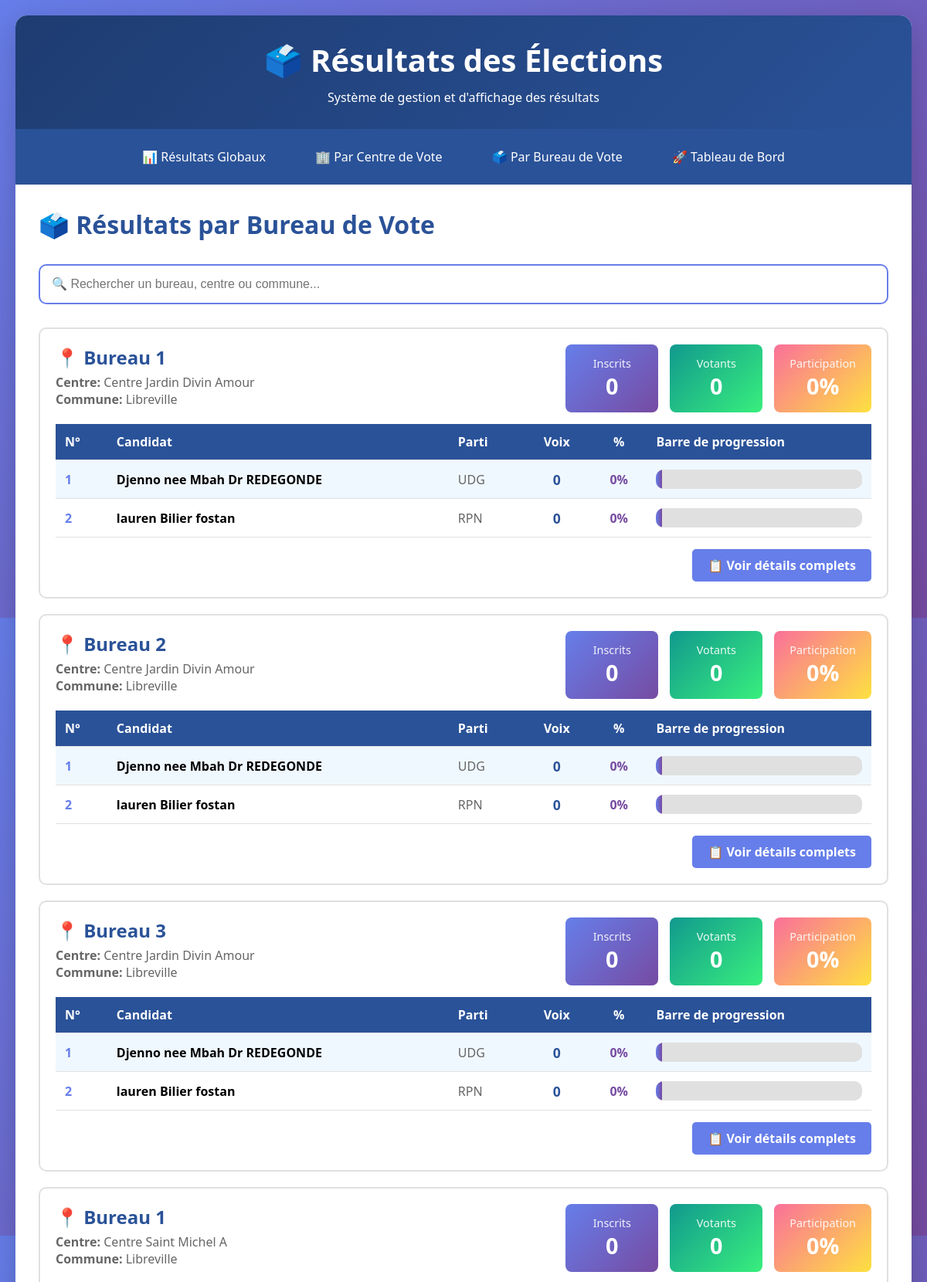
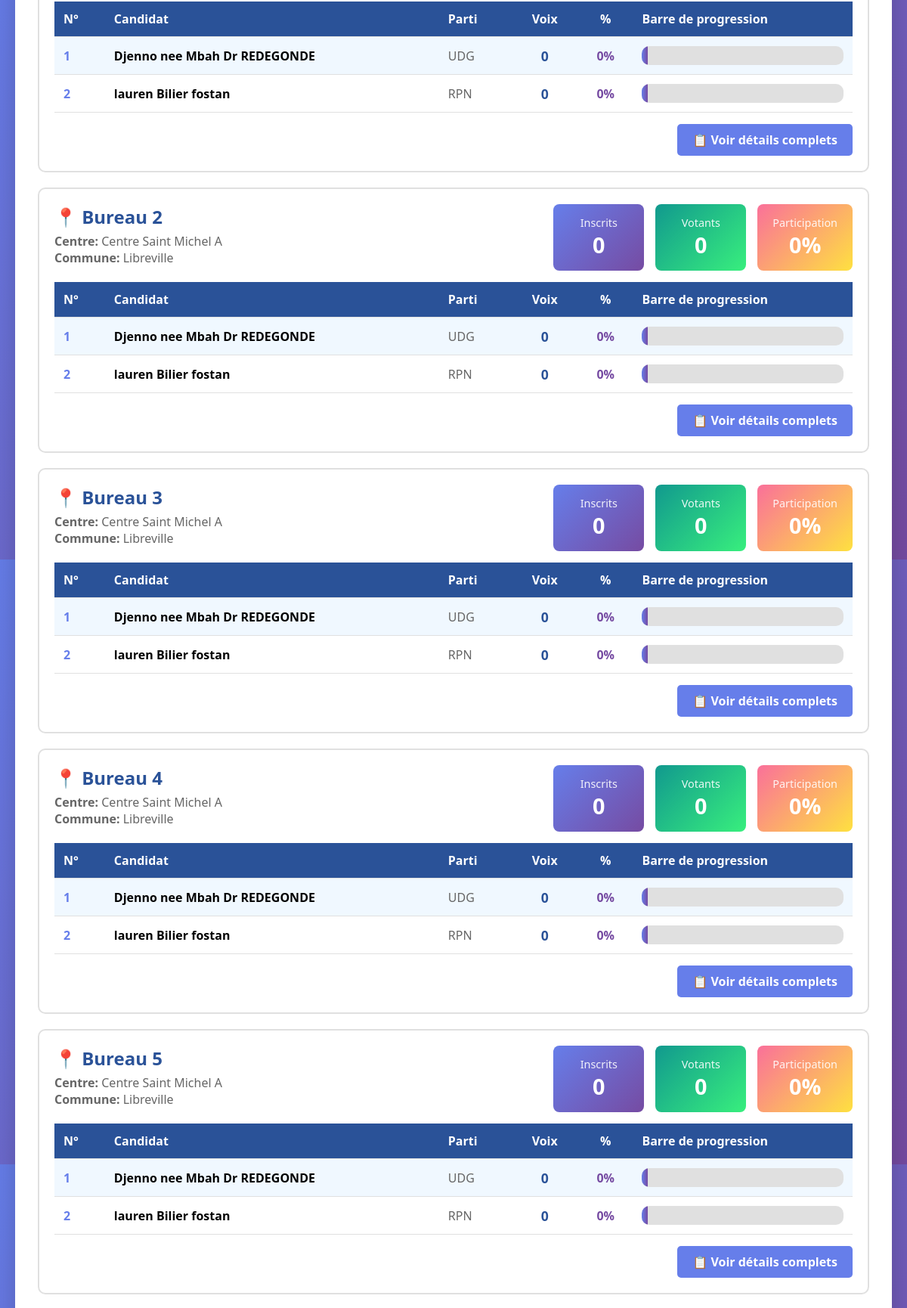
Screenshot of /elections/bureaux/ (upper part) with the database file from the repository (2 pictures, top to bottom).
### elections/models.py (models this page shows, shortened)
class BureauVote(models.Model):
    centre = models.ForeignKey(
        CentreVote,
        on_delete=models.CASCADE,
        related_name='bureaux'
    )
    numero = models.CharField(max_length=20)
    nombre_inscrits = models.IntegerField(
        validators=[MinValueValidator(0)],
        default=0
    )
    class Meta:
        verbose_name_plural = "Bureaux de vote"
        unique_together = ['centre', 'numero']

class CentreVote(models.Model):
    nom = models.CharField(max_length=200)
    adresse = models.TextField()
    commune = models.CharField(max_length=100)
    class Meta:
        verbose_name_plural = "Centres de vote"

class Candidat(models.Model):
    nom = models.CharField(max_length=100)
    prenom = models.CharField(max_length=100)
    parti = models.CharField(max_length=100, blank=True)
    numero = models.IntegerField(unique=True)
    photo = models.ImageField(upload_to='candidats/', blank=True, null=True)
    class Meta:
        ordering = ['numero']
        verbose_name_plural = "Candidats"

### elections/views.py (the view)
# urls.py: path('bureaux/', views.resultats_par_bureau, name='resultats_par_bureau'),
def resultats_par_bureau(request):
    candidats = list(Candidat.objects.all().order_by('numero'))
    bureaux = BureauVote.objects.select_related('centre').all()
    voix_bureau_map = {
        item['bureau_vote']: item['total']
        for item in Resultat.objects.values('bureau_vote').annotate(total=Sum('nombre_voix'))
    }
    details_map = {
        (item['bureau_vote'], item['candidat']): item['nombre_voix']
        for item in Resultat.objects.values('bureau_vote', 'candidat', 'nombre_voix')
    }
    bureaux_data = []
    for bureau in bureaux:
        total_voix_bureau = voix_bureau_map.get(bureau.id, 0)
        resultats_bureau = []
        for cand in candidats:
            voix = details_map.get((bureau.id, cand.id), 0)
            pourcentage = 0
            if total_voix_bureau > 0:
                pourcentage = round((voix / total_voix_bureau) * 100, 2)
            resultats_bureau.append({
                'candidat': cand,
                'voix': voix,
                'pourcentage': pourcentage
            })
        gagnant = max(resultats_bureau, key=lambda x: x['voix']) if resultats_bureau and total_voix_bureau > 0 else None
        taux_part = 0
        if bureau.nombre_inscrits > 0:
            taux_part = round((total_voix_bureau / bureau.nombre_inscrits) * 100, 2)
        bureaux_data.append({
            'bureau': bureau,
            'resultats': resultats_bureau,
            'total_voix': total_voix_bureau,
            'taux_participation': taux_part,
            'gagnant': gagnant
        })
    context = {
        'bureaux_data': bureaux_data,
        'candidats': candidats
    }
    return render(request, 'elections/resultats_par_bureau.html', context)

### elections/templates/elections/resultats_par_bureau.html (shortened to what this page needs)
{% extends 'elections/base.html' %}
{% block content %}
<h1 style="color: #2a5298; margin-bottom: 30px;">🗳️ Résultats par Bureau de Vote</h1>
<div style="margin-bottom: 30px;">
    <input type="text" id="searchInput" placeholder="🔍 Rechercher un bureau, centre ou commune..."
           style="width: 100%; padding: 15px; border: 2px solid #667eea; border-radius: 10px;
                  font-size: 16px; box-sizing: border-box;">
</div>
{% for data in bureaux_data %}
<div class="bureau-card" style="background: white; border: 2px solid #e0e0e0; border-radius: 10px;
                                 padding: 20px; margin-bottom: 20px; transition: all 0.3s;">
    <div style="display: flex; justify-content: space-between; align-items: start; margin-bottom: 15px;
                flex-wrap: wrap; gap: 15px;">
        <div style="flex: 1; min-width: 250px;">
            <h2 style="color: #2a5298; margin: 0 0 5px 0;">
                📍 Bureau {{ data.bureau.numero }}
            </h2>
            <p style="color: #666; margin: 5px 0;">
                <strong>Centre:</strong> {{ data.bureau.centre.nom }}<br>
                <strong>Commune:</strong> {{ data.bureau.centre.commune }}
            </p>
        </div>
        <div style="display: flex; gap: 15px; flex-wrap: wrap;">
            <div style="background: linear-gradient(135deg, #667eea 0%, #764ba2 100%);
                        color: white; padding: 15px 20px; border-radius: 8px; text-align: center;
                        min-width: 120px;">
                <div style="font-size: 0.9em; opacity: 0.9;">Inscrits</div>
                <div style="font-size: 1.8em; font-weight: bold;">{{ data.bureau.nombre_inscrits }}</div>
            </div>
            <div style="background: linear-gradient(135deg, #11998e 0%, #38ef7d 100%);
                        color: white; padding: 15px 20px; border-radius: 8px; text-align: center;
                        min-width: 120px;">
                <div style="font-size: 0.9em; opacity: 0.9;">Votants</div>
                <div style="font-size: 1.8em; font-weight: bold;">{{ data.total_voix }}</div>
            </div>
            <div style="background: linear-gradient(135deg, #fa709a 0%, #fee140 100%);
                        color: white; padding: 15px 20px; border-radius: 8px; text-align: center;
                        min-width: 120px;">
                <div style="font-size: 0.9em; opacity: 0.9;">Participation</div>
                <div style="font-size: 1.8em; font-weight: bold;">{{ data.taux_participation }}%</div>
            </div>
        </div>
    </div>
    <table style="width: 100%; border-collapse: collapse; margin-top: 15px;">
        <thead>
            <tr style="background: #2a5298; color: white;">
                <th style="padding: 12px; text-align: left;">N°</th>
                <th style="padding: 12px; text-align: left;">Candidat</th>
                <th style="padding: 12px; text-align: left;">Parti</th>
                <th style="padding: 12px; text-align: center;">Voix</th>
                <th style="padding: 12px; text-align: center;">%</th>
                <th style="padding: 12px;">Barre de progression</th>
            </tr>
        </thead>
        <tbody>
            {% for resultat in data.resultats %}
            <tr style="border-bottom: 1px solid #e0e0e0; {% if forloop.first %}background: #f0f8ff;{% endif %}">
                <td style="padding: 12px;">
                    <strong style="color: #667eea;">{{ resultat.candidat.numero }}</strong>
                </td>
                <td style="padding: 12px;">
                    <strong>{{ resultat.candidat.prenom }} {{ resultat.candidat.nom }}</strong>
                </td>
                <td style="padding: 12px; color: #666;">{{ resultat.candidat.parti }}</td>
                <td style="padding: 12px; text-align: center;">
                    <strong style="color: #2a5298; font-size: 1.1em;">{{ resultat.voix }}</strong>
                </td>
                <td style="padding: 12px; text-align: center;">
                    <strong style="color: #764ba2;">{{ resultat.pourcentage }}%</strong>
                </td>
                <td style="padding: 12px;">
                    <div style="background: #e0e0e0; border-radius: 10px; height: 25px;
                                position: relative; overflow: hidden;">
                        <div style="background: linear-gradient(90deg, #667eea 0%, #764ba2 100%);
                                    height: 100%; width: {{ resultat.pourcentage }}%;
                                    transition: width 0.5s ease; display: flex; align-items: center;
                                    justify-content: flex-end; padding-right: 8px; color: white;
                                    font-size: 0.85em; font-weight: bold;">
                        </div>
                    </div>
                </td>
            </tr>
            {% endfor %}
        </tbody>
    </table>
    <div style="margin-top: 15px; text-align: right;">
        <a href="{% url 'elections:detail_bureau' data.bureau.id %}"
           style="display: inline-block; padding: 10px 20px; background: #667eea;
                  color: white; text-decoration: none; border-radius: 5px;
                  font-weight: bold; transition: background 0.3s;">
            📋 Voir détails complets
        </a>
    </div>
</div>
{% empty %}
<p style="text-align: center; color: #666; padding: 40px; background: #f8f9fa;
          border-radius: 10px;">
    Aucun bureau de vote enregistré pour le moment.
</p>
{% endfor %}
{% endblock %}

### elections/static/elections/css/style.css (style rules this page uses)
* { margin: 0; padding: 0; box-sizing: border-box; }
body { font-family: "Segoe UI", Tahoma, Geneva, Verdana, sans-serif; background: linear-gradient(135deg, #667eea 0%, #764ba2 100%); min-height: 100vh; padding: 20px; }
table { width: 100%; border-collapse: collapse; margin-top: 20px; }
th, td { padding: 12px; text-align: left; border-bottom: 1px solid #e0e0e0; }
th { background: #2a5298; color: white; font-weight: bold; }

### rows the page displays
BureauVote: bureau.numero "1", bureau.centre.nom "Centre Jardin Divin Amour", bureau.centre.commune "Libreville", bureau.nombre_inscrits "0", total_voix "0", taux_participation "0"
Candidat: candidat.numero "1", candidat.prenom "Djenno nee Mbah", candidat.nom "Dr REDEGONDE", candidat.parti "UDG", voix "0", pourcentage "0"
Candidat: candidat.numero "2", candidat.prenom "lauren", candidat.nom "Bilier fostan", candidat.parti "RPN", voix "0", pourcentage "0"
BureauVote: bureau.numero "2", bureau.centre.nom "Centre Jardin Divin Amour", bureau.centre.commune "Libreville", bureau.nombre_inscrits "0", total_voix "0", taux_participation "0"
BureauVote: bureau.numero "3", bureau.centre.nom "Centre Jardin Divin Amour", bureau.centre.commune "Libreville", bureau.nombre_inscrits "0", total_voix "0", taux_participation "0"
BureauVote: bureau.numero "1", bureau.centre.nom "Centre Saint Michel A", bureau.centre.commune "Libreville", bureau.nombre_inscrits "0", total_voix "0", taux_participation "0"
BureauVote: bureau.numero "2", bureau.centre.nom "Centre Saint Michel A", bureau.centre.commune "Libreville", bureau.nombre_inscrits "0", total_voix "0", taux_participation "0"
BureauVote: bureau.numero "3", bureau.centre.nom "Centre Saint Michel A", bureau.centre.commune "Libreville", bureau.nombre_inscrits "0", total_voix "0", taux_participation "0"
BureauVote: bureau.numero "4", bureau.centre.nom "Centre Saint Michel A", bureau.centre.commune "Libreville", bureau.nombre_inscrits "0", total_voix "0", taux_participation "0"
BureauVote: bureau.numero "5", bureau.centre.nom "Centre Saint Michel A", bureau.centre.commune "Libreville", bureau.nombre_inscrits "0", total_voix "0", taux_participation "0"
